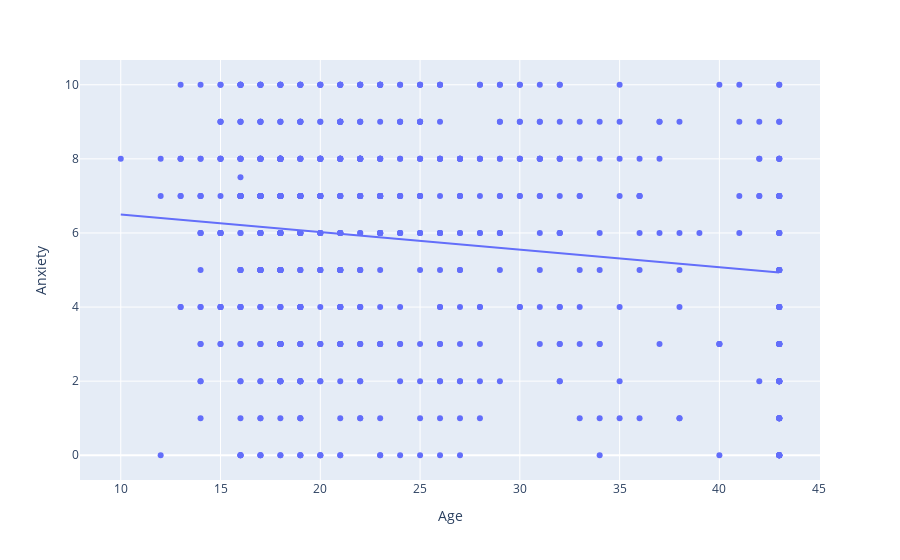

The cell this chart's notebook holds for it:
### Code cell
## Plot Fare Distribution Across Age usinf Joint
fig = px.scatter(df, x="Age", y="Anxiety", trendline="ols")
fig.show()

### Figure 1 — Plotly figure (JSON) as saved in the notebook; plotly's stock layout.template omitted (floating-point values rounded to 4 significant figures; data arrays with more than 128 entries replaced by an {"elided": "..."} marker saying what was removed)
{"data": [{"hovertemplate": "Age=%{x}<br>Anxiety=%{y}<extra></extra>", "legendgroup": "", "marker": {"color": "#636efa", "symbol": "circle"}, "mode": "markers", "name": "", "orientation": "v", "showlegend": false, "type": "scatter", "x": {"elided": "736 int values"}, "xaxis": "x", "y": {"elided": "736 float values"}, "yaxis": "y"}, {"hovertemplate": "<b>OLS trendline</b><br>Anxiety = -0.0473175 * Age + 6.96946<br>R<sup>2</sup>=0.020355<br><br>Age=%{x}<br>Anxiety=%{y} <b>(trend)</b><extra></extra>", "legendgroup": "", "marker": {"color": "#636efa", "symbol": "circle"}, "mode": "lines", "name": "", "showlegend": false, "type": "scatter", "x": {"elided": "736 int values"}, "xaxis": "x", "y": {"elided": "736 float values"}, "yaxis": "y"}], "layout": {"legend": {"tracegroupgap": 0}, "margin": {"t": 60}, "xaxis": {"anchor": "y", "domain": [0, 1], "title": {"text": "Age"}}, "yaxis": {"anchor": "x", "domain": [0, 1], "title": {"text": "Anxiety"}}}}
